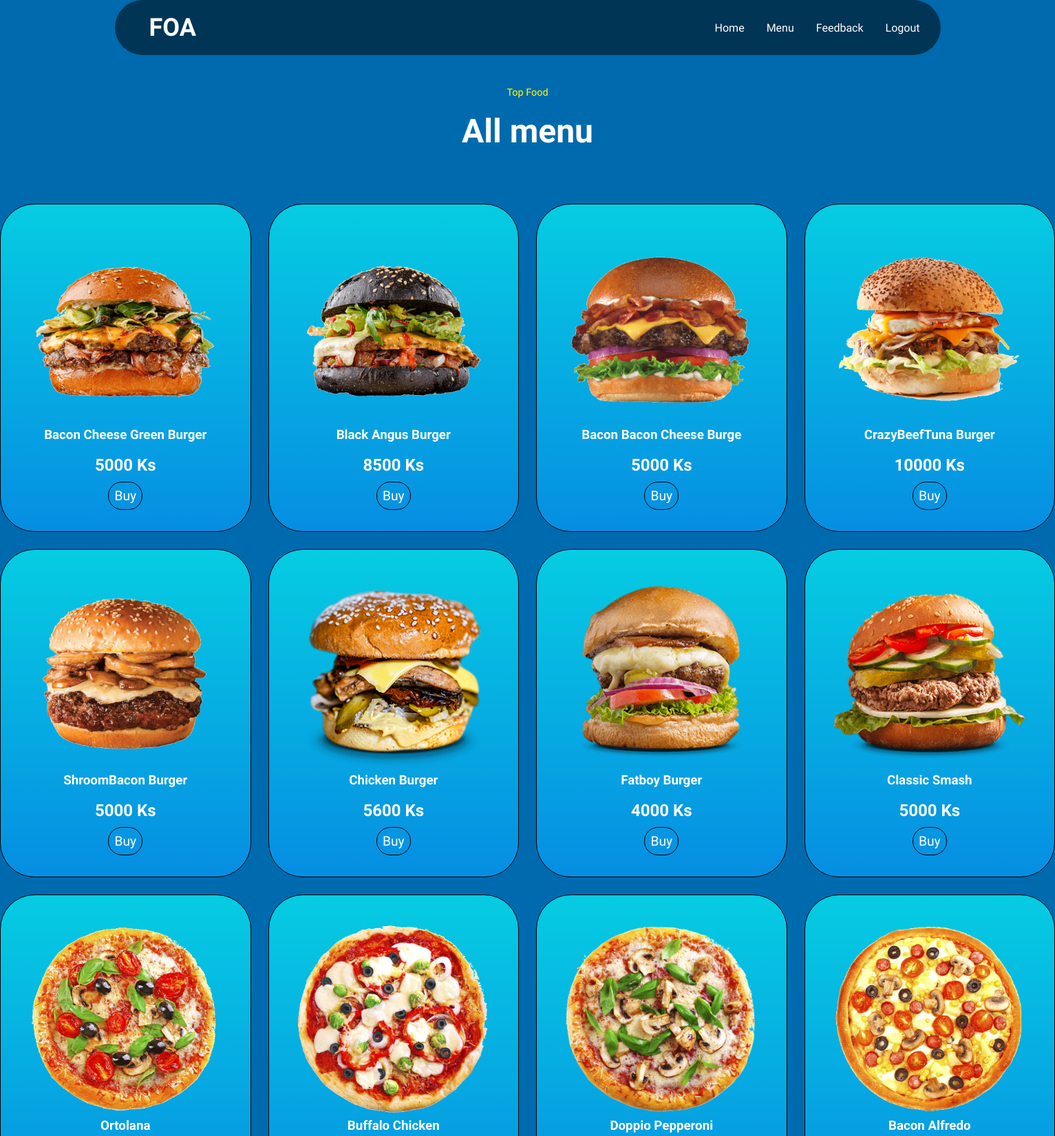
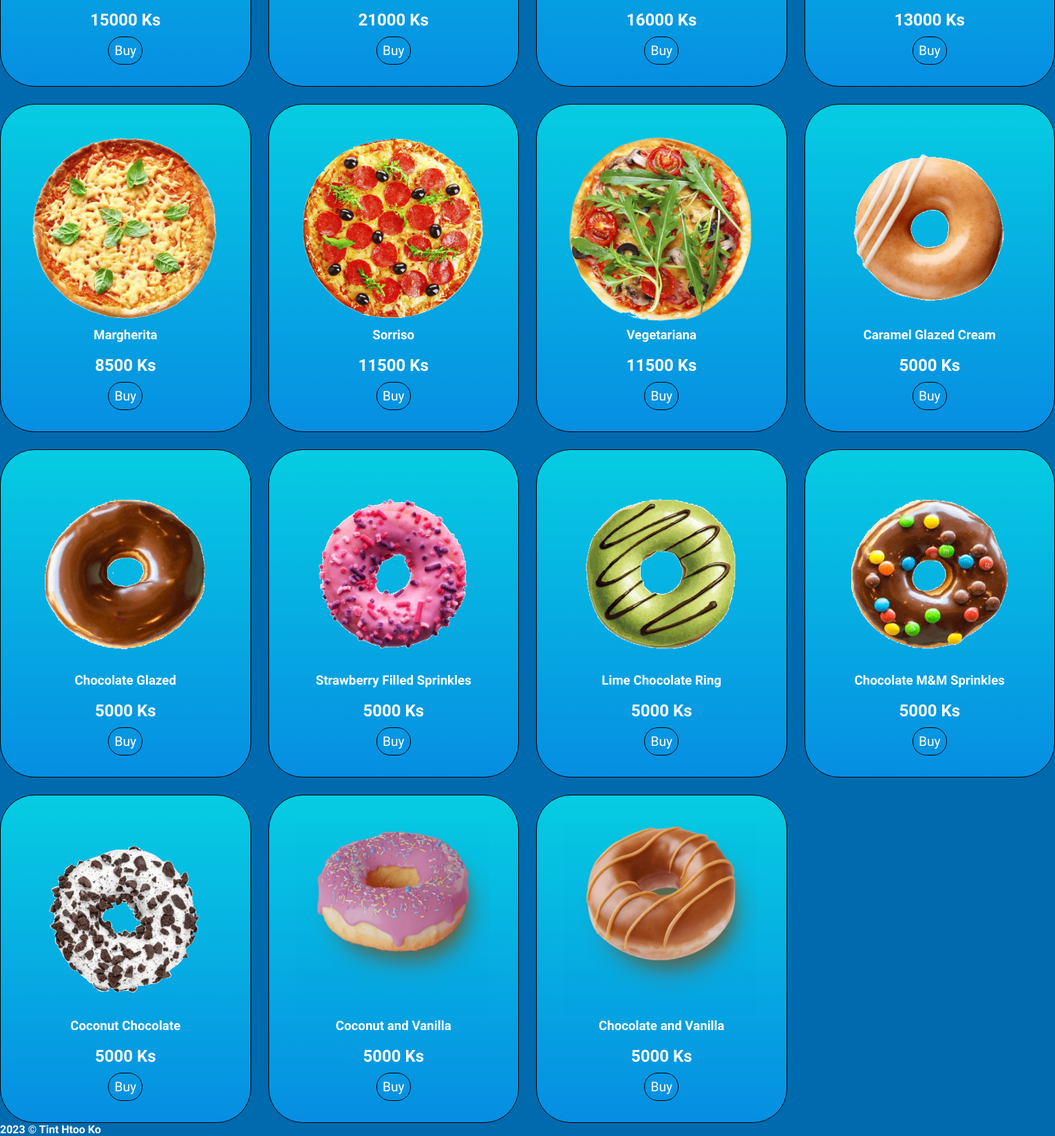
Page /menu.php on the committed database (2 pictures, top to bottom).
### tables this page shows
CREATE TABLE IF NOT EXISTS `all_product` (
  `id` int(10) unsigned NOT NULL AUTO_INCREMENT,
  `name` varchar(100) NOT NULL,
  `price` varchar(100) NOT NULL,
  `image` varchar(255) NOT NULL,
  PRIMARY KEY (`id`)
);

### menu.php (the view, shortened to what this page needs)
<!DOCTYPE html>
<html lang="en">
<head>
    <link rel="stylesheet" href="style.css">
    <link rel="stylesheet" href="https://cdnjs.cloudflare.com/ajax/libs/font-awesome/6.4.2/css/all.min.css" />
</head>
<body>
    <header>
    <div class="bar">
        <div class="logo"><h2>FOA</h2></div>
            <ul>
                <li><a href="home.php">Home</a></li>
                <li><a href="menu.php">Menu</a></li>
                <li><a href="feedback.php">Feedback</a></li>
                <li><a href="logout.php">Logout</a></li>
            </ul>
    </div>
</header>
<div class="menu">
<div>
    <center><p>Top Food</p></center>
    <br>
    <center><h1>All menu</h1></center>
</div>
<div class="piza-img">
<?php
include('connect.php');
    $pro=mysqli_query($con,"SELECT * FROM all_product");
    while($res = mysqli_fetch_array($pro)){
        $pro_id = $res['id'];
        $pro_img = $res['image'];
        $pro_price = $res['price'];
        $pro_name = $res['name'];
        echo
               " <div class='piza-list'>
                <img src='admin/product/$pro_img' >
                <center><h3>$pro_name</h3></center><br>
                <center><h4>$pro_price Ks</h4></center><br>
                <center><a href='order.php?buy=$pro_id'>Buy</a></center>
                </div>"
        ;
    }
?>
</div>
<div class="footer">
        <marquee behavior="" direction="left">
            <h4 style="color:white;">2023 &copy; Tint Htoo Ko</h4>
        </marquee>
    </div>
</body>
</html>

### style.css (style rules this page uses)
* { margin: 0; padding: 0; box-sizing: border-box; font-family: 'Croissant One', cursive; }
body { background: linear-gradient(rgb(0,106,174),rgb(0,106,174)); }
.bar ul li { list-style: none; }
.bar ul li a { text-decoration: none; font-size: 1rem; color: white; transition: 0.5s; }
.bar { width: 100%; height: 80px; max-width: 1200px; margin:0 auto; padding: 30px; border-radius: 50px; display: flex; align-items: center; justify-content: space-between; background: rgba(0,0,0,0.5); }
.logo { font-size: 1.5rem; font-weight: bolder; color: white; cursor: pointer; }
.bar ul { display: flex; gap: 2rem; }
.menu { margin-top: 3%; }
.menu p { font-size: 0.9rem; color: yellow; }
.menu h1 { font-size: 3rem; color: white; }
.bar { padding-left: 50px; }
.piza-list { border: 1px solid black; padding: 40px; border-radius: 50px; cursor: pointer; background: linear-gradient(rgb(6, 204, 226),rgb(6, 142, 226)); transition: 0.5s; }
.piza-list h4 { font-size: 1.5rem; color: white; }
.piza-list h3 { color: white; }
.piza-list img { width: 280px; height: 280px; cursor: pointer; }
.piza-img { margin-top: 5%; display: grid; grid-template-columns: auto auto auto auto; gap: 25px; }
.piza-list a { text-decoration: none; color: white; font-size: 1.2rem; padding: 8px; border-radius: 20px; border: 1px solid black; background: transparent; transition: 0.5s; }

### rows in the picture
all_product: image (picture), name "Bacon Cheese Green Burger", price "5000"
all_product: image (picture), name "Black Angus Burger", price "8500"
all_product: image (picture), name "Bacon Bacon Cheese Burge", price "5000"
all_product: image (picture), name "CrazyBeefTuna Burger", price "10000"
all_product: image (picture), name "ShroomBacon Burger", price "5000"
all_product: image (picture), name "Chicken Burger", price "5600"
all_product: image (picture), name "Fatboy Burger", price "4000"
all_product: image (picture), name "Classic Smash", price "5000"
all_product: image (picture), name "Ortolana", price "15000"
all_product: image (picture), name "Buffalo Chicken", price "21000"
all_product: image (picture), name "Doppio Pepperoni", price "16000"
all_product: image (picture), name "Bacon Alfredo", price "13000"
all_product: image (picture), name "Margherita", price "8500"
all_product: image (picture), name "Sorriso", price "11500"
all_product: image (picture), name "Vegetariana", price "11500"
all_product: image (picture), name "Caramel Glazed Cream", price "5000"
all_product: image (picture), name "Chocolate Glazed", price "5000"
all_product: image (picture), name "Strawberry Filled Sprinkles", price "5000"
all_product: image (picture), name "Lime Chocolate Ring", price "5000"
all_product: image (picture), name "Chocolate M&M Sprinkles", price "5000"
all_product: image (picture), name "Coconut Chocolate", price "5000"
all_product: image (picture), name "Coconut and Vanilla", price "5000"
all_product: image (picture), name "Chocolate and Vanilla", price "5000"
